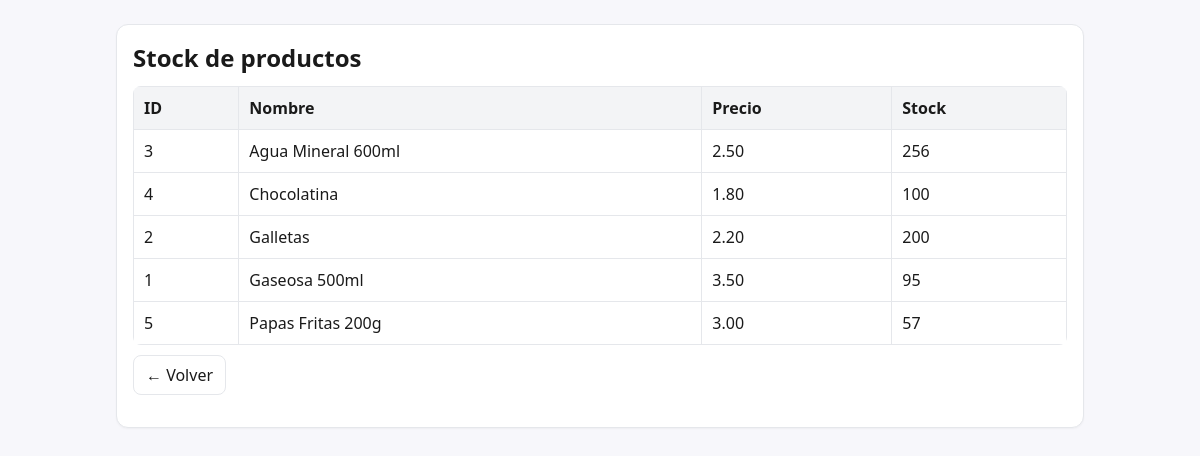
Page /index.php?r=almacen/stock (signed in) on the committed database.
### tables this page shows
CREATE TABLE producto (
  idproducto  INT AUTO_INCREMENT PRIMARY KEY,
  nombre      VARCHAR(100) NOT NULL,
  descripcion TEXT,
  precio      DECIMAL(10,2) NOT NULL,
  stock       INT NOT NULL DEFAULT 0,
  idcategoria INT,
  CONSTRAINT fk_producto_categoria
    FOREIGN KEY (idcategoria) REFERENCES categoria(idcategoria)
    ON DELETE SET NULL ON UPDATE CASCADE,
  CONSTRAINT chk_stock CHECK (stock >= 0)
);

### app/controllers/AlmacenController.php (called while the page is built, shortened)
<?php
require_once __DIR__.'/../lib/util.php';
function almacen_stock(){
  $pdo = DB::pdo();
  $rows = $pdo->query("SELECT idproducto, nombre, precio, stock FROM producto ORDER BY nombre")->fetchAll();
  include __DIR__.'/../views/almacen_stock.php';
}

### app/lib/util.php (called while the page is built)
<?php
if (!function_exists('h')) {
    function h($s) {
        return htmlspecialchars((string)$s, ENT_QUOTES, 'UTF-8');
    }
}

### app/views/almacen_stock.php (the view, shortened to what this page needs)
<?php require_once __DIR__ . '/../lib/util.php'; ?>
<!doctype html>
<html>
<head>
  <link rel="stylesheet" href="assets/styles.css">
</head>
<body>
<div class="container"><div class="card">
  <h2>Stock de productos</h2>
  <table>
    <tr><th>ID</th><th>Nombre</th><th class="right">Precio</th><th class="right">Stock</th></tr>
    <?php foreach($rows as $r): ?>
      <tr>
        <td><?=h($r['idproducto'])?></td>
        <td><?=h($r['nombre'])?></td>
        <td class="right"><?=number_format($r['precio'],2)?></td>
        <td class="right"><?=h($r['stock'])?></td>
      </tr>
    <?php endforeach; ?>
  </table>
  <p style="margin-top:10px"><a class="btn" href="index.php?r=almacen/index">← Volver</a></p>
</div></div>
</body>
</html>

### public/assets/styles.css (style rules this page uses)
:root { --bg:#f7f7fb; --card:#fff; --ink:#1a1a1a; --muted:#6b7280; --line:#e5e7eb; --primary:#2563eb; }
* { box-sizing:border-box }
body { font-family:system-ui,Segoe UI,Arial,sans-serif;margin:0;background:var(--bg);color:var(--ink) }
.container { max-width:1000px;margin:24px auto;padding:0 16px }
.card { background:var(--card);border:1px solid var(--line);border-radius:12px;padding:16px;box-shadow:0 1px 2px rgba(0,0,0,.04) }
h1,h2,h3 { margin:0 0 12px }
table { border-collapse:collapse;width:100%;background:#fff;border-radius:8px;overflow:hidden }
th,td { border:1px solid var(--line);padding:10px }
th { background:#f3f4f6;text-align:left }
.btn { display:inline-block;padding:8px 12px;border:1px solid var(--line);background:#fff;border-radius:8px;text-decoration:none;color:var(--ink);transition:.15s }

### rows in the picture
producto: idproducto "3", nombre "Agua Mineral 600ml", precio "2.50", stock "256"
producto: idproducto "4", nombre "Chocolatina", precio "1.80", stock "100"
producto: idproducto "2", nombre "Galletas", precio "2.20", stock "200"
producto: idproducto "1", nombre "Gaseosa 500ml", precio "3.50", stock "95"
producto: idproducto "5", nombre "Papas Fritas 200g", precio "3.00", stock "57"
